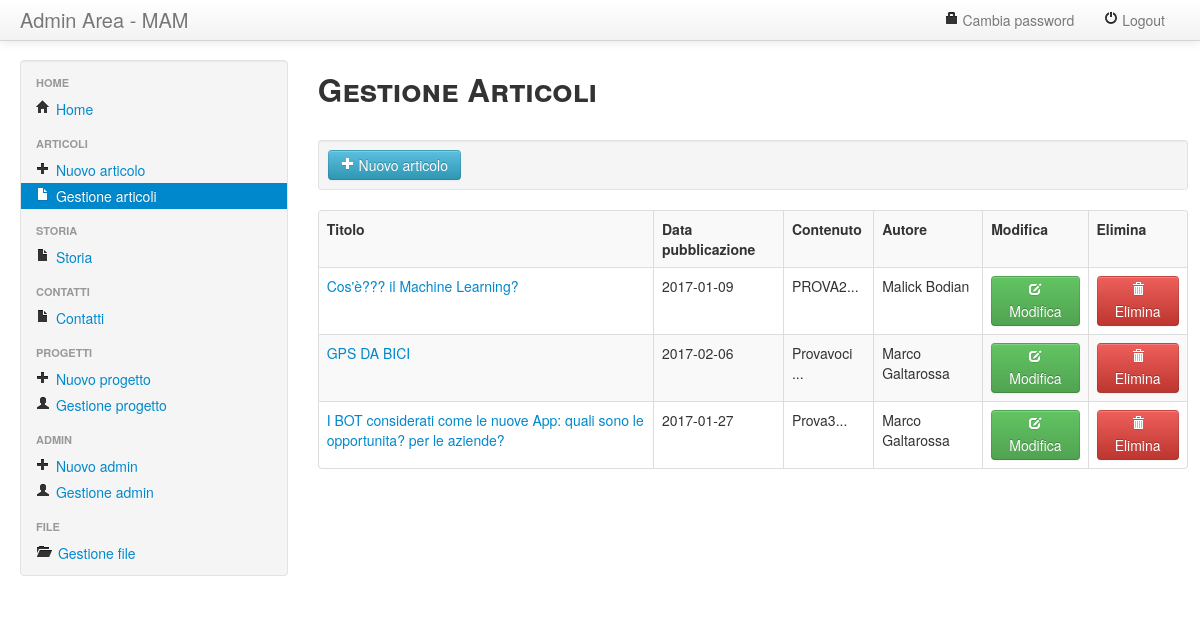
/admin/articoli.php (signed in), run on an earlier commit of the app's database.
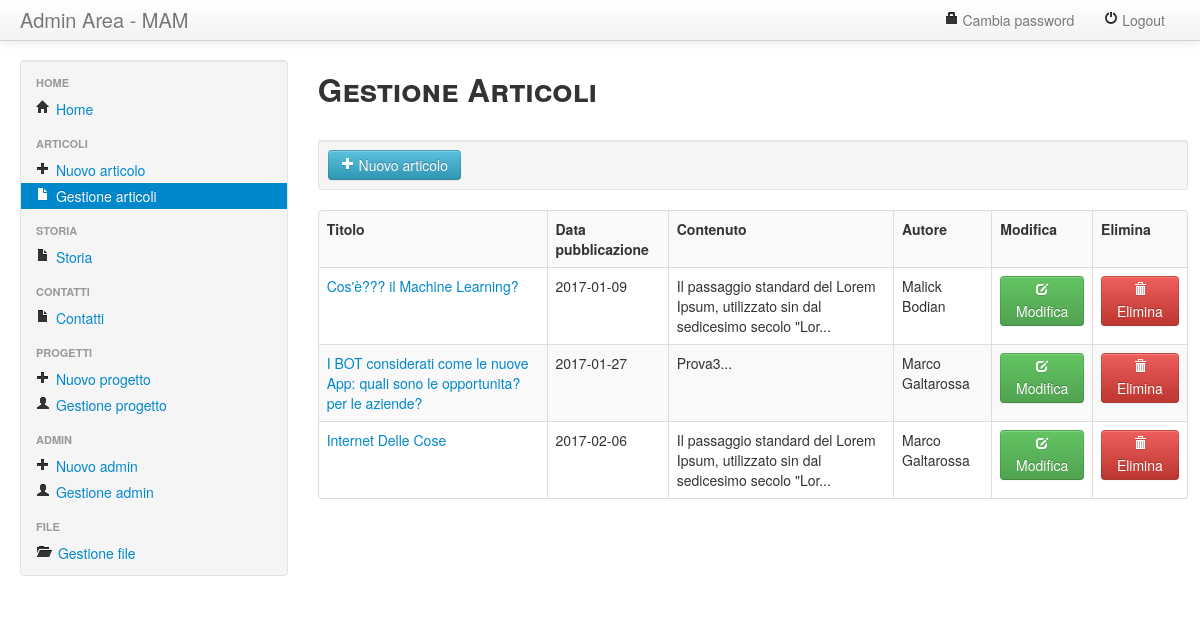
And on a later commit of the database.
### tables this page shows
CREATE TABLE `immagini` (
  `id` int(11) NOT NULL,
  `alt` varchar(50) NOT NULL,
  `src` varchar(50) NOT NULL,
  `title` varchar(50) NOT NULL,
  `href` varchar(50) NOT NULL,
  `titolo` varchar(250) DEFAULT NULL,
  `autore` varchar(50) DEFAULT NULL,
  `data` date DEFAULT NULL,
  `testo` text NOT NULL
);

### admin/articoli.php (the view)
<?php
include("sopra.php");
?>
			<div class="span9">
          		<div class="row-fluid">
					<h2 style="font-variant:small-caps;">Gestione Articoli</h2><br/>
					<div class="well well-small">
						<a href="inserisci-articolo.php"><button class="btn btn-info"><i class="icon-plus icon-white"></i> Nuovo articolo</button></a>
					</div>
					<table class="table table-bordered table-hover table-striped">
						<?php
							$query="SELECT * FROM immagini ORDER BY titolo";
							$ris=mysql_query($query) or die(mysql_error());
							if(mysql_num_rows($ris)){
								echo'
									<tr><th>Titolo</th><th>Data pubblicazione</th><th>Contenuto</th><th>Autore</th><th>Modifica</th><th>Elimina</th></tr>';
								while($dato=mysql_fetch_array($ris)){
									echo"<tr>
											<td style=\"color: #0088CC;\">$dato[titolo]</td>
											<td>$dato[data]</td>
											<td>".substr(strip_tags(html_entity_decode($dato['testo'])),0,80)."...</td>
											";
											echo"
											<td>
												$dato[autore]
											</td>";
									echo"
											<td>
												<a href=\"modifica-articolo.php?id=$dato[id]\">
													<button class=\"btn btn-success\">
														<i class=\"icon-edit icon-white\"></i> Modifica
													</button>
												</a>
											</td>
											<td>
												<a href=\"cancellazione.php?id=$dato[id]&tipo=articolo\" onclick=\"return confirm('Sei sicuro di voler cancellare questo articolo?')\">
													<button class=\"btn btn-danger\">
														<i class=\"icon-trash icon-white\"></i> Elimina
													</button>
												</a>
											</td>
										</tr>";
								}
							}
							else{
								echo"<h2>Nessun articolo presente</h2><br/>";
							}
						?>
					</table>
				</div>
			</div>
<?php
include("sotto.php");
?>

What changed in the data, as far as the page shows it:
changed immagini "Cos'è??? il Machine Learning?": testo "PROVA2" → "Il passaggio standard del Lorem Ipsum, utilizzato sin dal sedicesimo secolo \"Lor"
changed immagini "I BOT considerati come le nuove App: quali sono le opportunita? per le aziende?": moves up the list
changed immagini: titolo "GPS DA BICI" → "Internet Delle Cose"; testo "Provavoci" → "Il passaggio standard del Lorem Ipsum, utilizzato sin dal sedicesimo secolo \"Lor"
